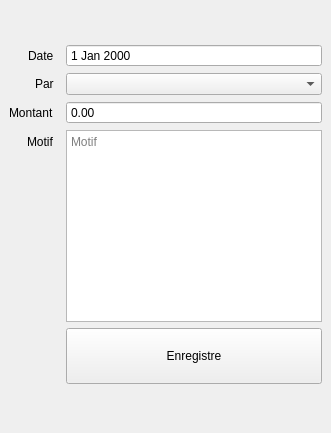
               <widget class="QWidget" name="addChargePage">
                <layout class="QVBoxLayout" name="verticalLayout_39">
                 <property name="spacing">
                  <number>0</number>
                 </property>
                 <property name="leftMargin">
                  <number>0</number>
                 </property>
                 <property name="topMargin">
                  <number>0</number>
                 </property>
                 <property name="rightMargin">
                  <number>0</number>
                 </property>
                 <property name="bottomMargin">
                  <number>0</number>
                 </property>
                 <item>
                  <widget class="QWidget" name="widget" native="true">
                   <layout class="QVBoxLayout" name="verticalLayout_38">
                    <property name="spacing">
                     <number>6</number>
                    </property>
                    <property name="leftMargin">
                     <number>9</number>
                    </property>
                    <property name="topMargin">
                     <number>9</number>
                    </property>
                    <property name="rightMargin">
                     <number>9</number>
                    </property>
                    <property name="bottomMargin">
                     <number>9</number>
                    </property>
                    <item>
                     <layout class="QFormLayout" name="formLayout_6">
                      <property name="labelAlignment">
                       <set>Qt::AlignRight|Qt::AlignTrailing|Qt::AlignVCenter</set>
                      </property>
                      <property name="formAlignment">
                       <set>Qt::AlignHCenter|Qt::AlignTop</set>
                      </property>
                      <property name="horizontalSpacing">
                       <number>12</number>
                      </property>
                      <property name="topMargin">
                       <number>15</number>
                      </property>
                      <item row="1" column="1">
                       <widget class="QDateEdit" name="dateEditChargeDate">
                        <property name="buttonSymbols">
                         <enum>QAbstractSpinBox::NoButtons</enum>
                        </property>
                       </widget>
                      </item>
                      <item row="1" column="0">
                       <widget class="QLabel" name="label_23">
                        <property name="text">
                         <string>Date</string>
                        </property>
                       </widget>
                      </item>
                      <item row="4" column="1">
                       <widget class="QDoubleSpinBox" name="editChargeMontant">
                        <property name="buttonSymbols">
                         <enum>QAbstractSpinBox::NoButtons</enum>
                        </property>
                        <property name="specialValueText">
                         <string>0.00</string>
                        </property>
                        <property name="maximum">
                         <double>10000000000000000139372116959414099130712064.000000000000000</double>
                        </property>
                       </widget>
                      </item>
                      <item row="4" column="0">
                       <widget class="QLabel" name="label_25">
                        <property name="text">
                         <string>Montant</string>
                        </property>
                        <property name="alignment">
                         <set>Qt::AlignLeading|Qt::AlignLeft|Qt::AlignVCenter</set>
                        </property>
                       </widget>
                      </item>
                      <item row="5" column="0">
                       <widget class="QLabel" name="label_27">
                        <property name="text">
                         <string>Motif</string>
                        </property>
                        <property name="alignment">
                         <set>Qt::AlignLeading|Qt::AlignLeft|Qt::AlignVCenter</set>
                        </property>
                        <property name="wordWrap">
                         <bool>false</bool>
                        </property>
                       </widget>
                      </item>
                      <item row="0" column="1">
                       <widget class="QLabel" name="labelChargeID">
                        <property name="text">
                         <string/>
                        </property>
                       </widget>
                      </item>
                      <item row="5" column="1">
                       <widget class="QPlainTextEdit" name="editChargeMotif">
                        <property name="placeholderText">
                         <string>Motif</string>
                        </property>
                       </widget>
                      </item>
                      <item row="6" column="1">
                       <widget class="QPushButton" name="buttonSaveCharge">
                        <property name="minimumSize">
                         <size>
                          <width>0</width>
                          <height>56</height>
                         </size>
                        </property>
                        <property name="cursor">
                         <cursorShape>PointingHandCursor</cursorShape>
                        </property>
                        <property name="text">
                         <string>Enregistre</string>
                        </property>
                        <property name="iconSize">
                         <size>
                          <width>20</width>
                          <height>20</height>
                         </size>
                        </property>
                       </widget>
                      </item>
                      <item row="2" column="0">
                       <widget class="QLabel" name="label_29">
                        <property name="text">
                         <string>Par</string>
                        </property>
                       </widget>
                      </item>
                      <item row="2" column="1">
                       <widget class="QComboBox" name="cbBoxChargeBy"/>
                      </item>
                      <item row="0" column="0">
                       <widget class="QLabel" name="labelChargeEditEnabled">
                        <property name="text">
                         <string/>
                        </property>
                       </widget>
                      </item>
                     </layout>
                    </item>
                    <item>
                     <spacer name="verticalSpacer_6">
                      <property name="orientation">
                       <enum>Qt::Vertical</enum>
                      </property>
                      <property name="sizeHint" stdset="0">
                       <size>
                        <width>20</width>
                        <height>40</height>
                       </size>
                      </property>
                     </spacer>
                    </item>
                   </layout>
                  </widget>
                 </item>
                </layout>
               </widget>
